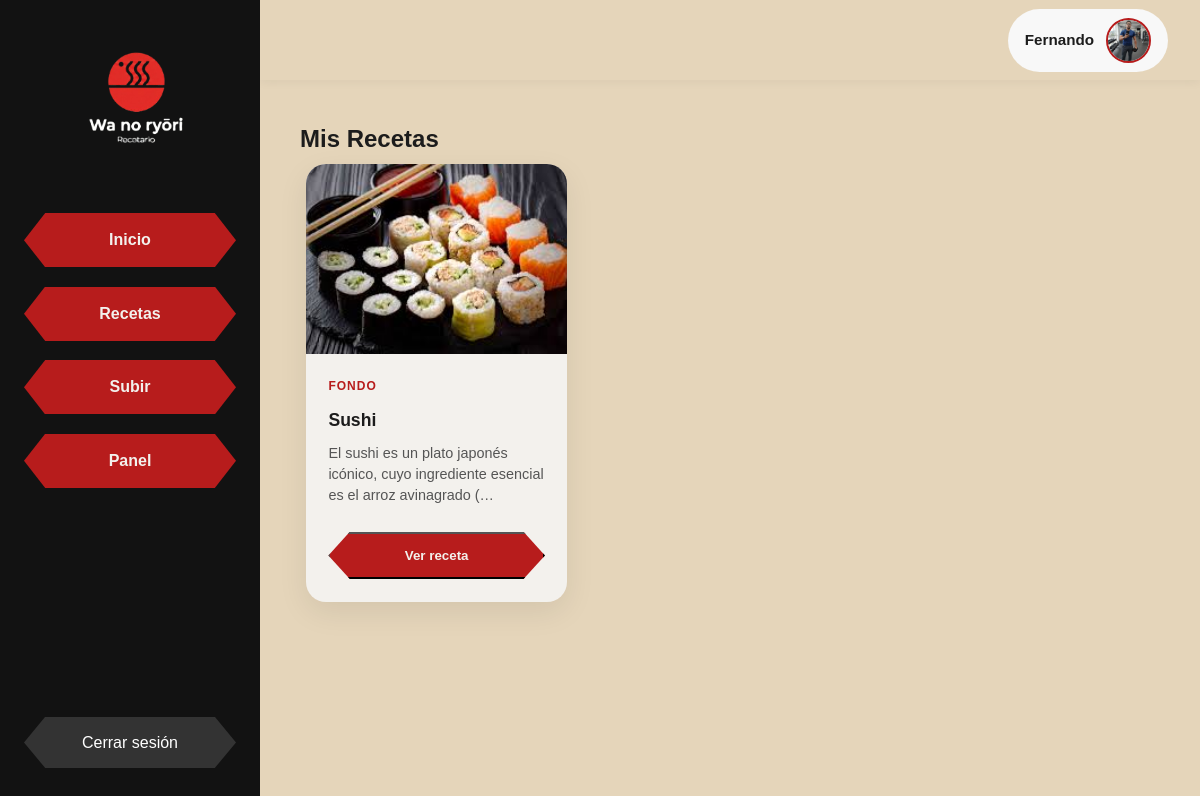
The page /inicio/ (signed in) on the database its author committed.
### recetas/models.py (models this page shows, shortened)
class Perfil(models.Model):
    user = models.OneToOneField(
        User,
        on_delete=models.CASCADE,
        related_name="perfil"
    )
    foto = models.ImageField(
        upload_to="perfiles/",
        default="perfiles/default.png",
        blank=True
    )
    bio = models.TextField(max_length=500, blank=True)
    especialidad = models.CharField(max_length=100, blank=True)
    social_link = models.CharField(max_length=100, blank=True)

class Receta(models.Model):
    titulo = models.CharField(max_length=200)
    descripcion = models.TextField()
    ingredientes = models.TextField()
    pasos = models.TextField()
    imagen = models.ImageField(
        upload_to="recetas/",
        blank=True,
        null=True
    )
    categoria = models.ForeignKey(
        Categoria,
        on_delete=models.CASCADE
    )
    autor = models.ForeignKey(
        User,
        on_delete=models.CASCADE,
        null=True,
        blank=True
    )
    creada_en = models.DateTimeField(auto_now_add=True)

class Categoria(models.Model):
    nombre = models.CharField(max_length=50, unique=True)
    slug = models.SlugField(unique=True)

### recetas/views.py (the view)
# urls.py: path("inicio/", views.inicio, name="inicio"),
@login_required
def inicio(request):
    recetas = Receta.objects.filter(autor=request.user)
    return render(request, "recetas/inicio.html", {
        "recetas": recetas
    })

### recetas/templates/recetas/inicio.html (shortened to what this page needs)
{% extends "recetas/base.html" %}
{% load static %}
{% block content %}
<link rel="stylesheet" href="{% static 'css/inicio.css' %}">
<div class="section-title">
    <h2>Mis Recetas</h2>
</div>
<section class="recetas">
    {% for receta in recetas %}
    <article class="card">
      <img
    src="{% if receta.imagen %}
            {% if receta.imagen|stringformat:'s'|slice:':4' == 'http' %}
                {{ receta.imagen }}
            {% else %}
                {{ receta.imagen.url }}
            {% endif %}
         {% else %}
            https://images.unsplash.com/photo-1546549039-49b9a2c09b1a
         {% endif %}"
    alt="{{ receta.titulo }}"
>
        <div class="card-content">
            <span class="card-category">
                {{ receta.categoria.nombre }}
            </span>
            <h3>{{ receta.titulo }}</h3>
            <p>
                {{ receta.descripcion|truncatechars:90 }}
            </p>
            <button
                type="button"
                class="sidebar-btn"
                onclick="abrirModal(
                    '{{ receta.titulo|escapejs }}',
                    '{{ receta.imagen|escapejs }}',
                    '{{ receta.ingredientes|escapejs }}',
                    '{{ receta.pasos|escapejs }}'
                )"
            >
                Ver receta
            </button>
        </div>
    </article>
    {% empty %}
        <p style="grid-column:1/-1; text-align:center;">
            Aún no has subido recetas.
        </p>
    {% endfor %}
</section>
{% endblock %}

### recetas/templates/recetas/base.html (shortened to what this page needs)
{% load static %}
<!DOCTYPE html>
<html lang="es">
<head>
    <link rel="stylesheet" href="{% static 'css/base.css' %}">
</head>
<body>
<div class="layout">
    <aside class="sidebar">
        <div class="sidebar-logo">
            <img src="{% static 'img/logo1.png' %}" alt="Wa no Ryori">
        </div>
        <nav class="sidebar-menu">
            <a href="{% url 'recetas:inicio' %}" class="sidebar-btn">Inicio</a>
           <a href="{% url 'recetas:recetas' %}" class="sidebar-btn">Recetas</a>
            <a href="{% url 'recetas:subir_receta' %}" class="sidebar-btn">Subir</a>
            <a href="{% url 'recetas:panel_recetas' %}" class="sidebar-btn">Panel</a>
        </nav>
        {% if request.user.is_authenticated %}
        <div class="sidebar-footer">
            <a href="{% url 'recetas:cerrar_sesion' %}" class="logout-btn">
                Cerrar sesión
            </a>
        </div>
        {% endif %}
    </aside>
    <div class="main">
        <header class="topbar">
            {% if request.user.is_authenticated %}
            <a href="{% url 'recetas:perfil' %}" class="profile profile-btn">
                <span class="profile-name">
                    {{ request.user.username }}
                </span>
                {% if request.user.perfil.foto %}
                    <img
                        src="{{ request.user.perfil.foto.url }}"
                        alt="Perfil"
                        class="profile-img"
                    >
                {% else %}
                    <img
                        src="{% static 'img/logo.png' %}"
                        alt="Perfil"
                        class="profile-img"
                    >
                {% endif %}
            </a>
            {% endif %}
        </header>
        <main class="content">
            {% block content %}{% endblock %}
        </main>
    </div>
</div>
</body>
</html>

### recetas/static/css/base.css (style rules this page uses)
:root { --rojo: #b71c1c; --rojo-hover: #8e0000; --negro: #1c1c1c; --negro-sidebar: #121212; --beige: #e5d5ba; --blanco: #f3f1ed; --sidebar-width: 260px; --topbar-height: 80px; }
* { box-sizing: border-box; margin: 0; padding: 0; }
body { font-family: "Hiragino Kaku Gothic ProN", "Yu Gothic", "Noto Sans JP", Arial, sans-serif; background: var(--beige); color: var(--negro); line-height: 1.6; }
.layout { display: flex; min-height: 100vh; }
.sidebar { width: var(--sidebar-width); background: var(--negro-sidebar); display: flex; flex-direction: column; position: fixed; height: 100vh; z-index: 1000; }
.sidebar-logo { padding: 2.5rem 1rem; text-align: center; }
.sidebar-logo img { width: 240px; height: auto; }
.sidebar-menu { flex: 1; display: flex; flex-direction: column; padding: 0 1.5rem; gap: 1.2rem; }
.sidebar-btn { display: flex; align-items: center; justify-content: center; width: 100%; padding: 0.9rem 1rem; color: var(--blanco); text-decoration: none; font-weight: 600; background: var(--rojo); clip-path: polygon(10% 0%, 90% 0%, 100% 50%, 90% 100%, 10% 100%, 0% 50%); transition: 0.3s; }
.sidebar-footer { padding: 2rem 1.5rem; }
.logout-btn { display: flex; align-items: center; justify-content: center; width: 100%; padding: 0.8rem; color: white; background: #333; text-decoration: none; clip-path: polygon(10% 0%, 90% 0%, 100% 50%, 90% 100%, 10% 100%, 0% 50%); }
.main { flex: 1; margin-left: var(--sidebar-width); display: flex; flex-direction: column; height: 100vh; }
.topbar { height: var(--topbar-height); background: var(--beige); display: flex; align-items: center; justify-content: flex-end; padding: 0 2rem; box-shadow: 0 2px 10px rgba(0,0,0,0.05); position: sticky; top: 0; z-index: 900; }
.profile { display: flex; align-items: center; gap: 12px; text-decoration: none; color: var(--negro); padding: 8px 16px; border-radius: 50px; background: #f8f8f8; transition: 0.3s; border: 1px solid transparent; }
.profile-name { font-weight: 600; font-size: 0.95rem; }
.profile-img { width: 45px; height: 45px; border-radius: 50%; object-fit: cover; border: 2px solid var(--rojo); display: block; }
.content { padding: 2.5rem; }

### recetas/static/css/inicio.css (style rules this page uses)
.recetas { display: grid; grid-template-columns: repeat(auto-fill, minmax(260px, 1fr)); gap: 2rem; margin-top: 2rem; margin:6px; margin-bottom: 4rem; }
.card { background: var(--blanco); border-radius: 20px; overflow: hidden; box-shadow: 0 10px 30px rgba(0,0,0,0.08); display: flex; flex-direction: column; transition: transform .25s ease, box-shadow .25s ease; }
.card img { width: 100%; height: 190px; object-fit: cover; object-position: center; display: block; flex-shrink: 0; }
.card-content { padding: 1.4rem; display: flex; flex-direction: column; gap: .6rem; flex-grow: 1; }
.card-content h3 { font-size: 1.1rem; margin: 0; }
.card-category { font-size: .75rem; color: var(--rojo); font-weight: 600; letter-spacing: 1px; text-transform: uppercase; }
.card-content p { font-size: .9rem; color: #555; line-height: 1.45; display: -webkit-box; -webkit-line-clamp: 3; -webkit-box-orient: vertical; overflow: hidden; }
.card-content button { margin-top: 1rem; align-self: flex-start; }

### rows shown on the page
Receta: imagen (picture), categoria.nombre "FONDO", titulo "Sushi", descripcion "El sushi es un plato japonés icónico, cuyo ingrediente esencial es el arroz avinagrado (…"

### other values the page prints
{{ request.user.username }} "Fernando"
